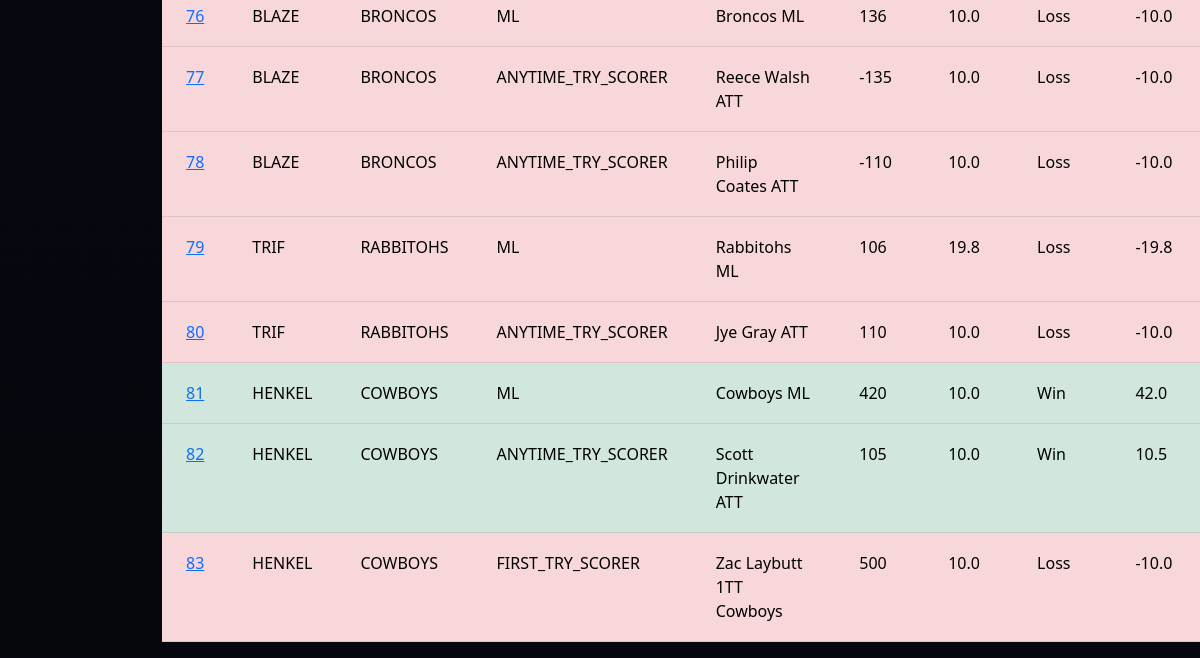
The app's page /transactions (lower part), older data.
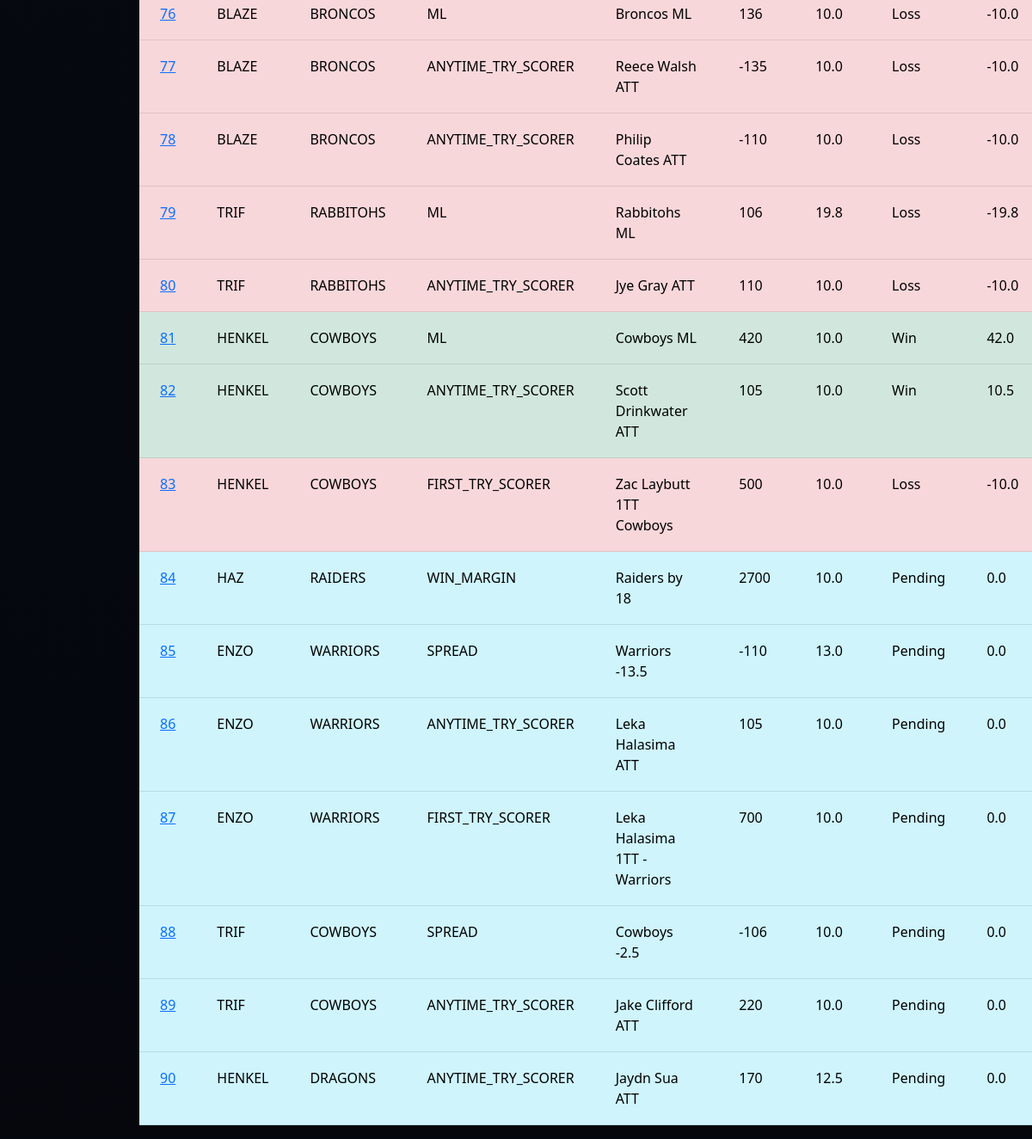
The same page, newer data.
### tables this page shows
CREATE TABLE Transactions (
                            ID INTEGER PRIMARY KEY AUTOINCREMENT,
                            PlayerID INTEGER,
                            Team TEXT,
                            BetType TEXT,
                            Description TEXT,
                            Odds INTEGER,
                            AmountBet REAL,
                            Status TEXT,
                            AmountWon REAL,
                            FOREIGN KEY(PlayerID) REFERENCES Players(ID)
                        );

CREATE TABLE Players (
                        ID INTEGER PRIMARY KEY AUTOINCREMENT,
                        Name TEXT,
                        BetsPlaced INTEGER,
                        SuccessRate REAL,
                        Bank REAL
                    );

### app.py (the view)
@app.route("/transactions")
def transactions():
    db = get_db(DB)
    data = db.execute("""
        SELECT Transactions.*, Players.Name
        FROM Transactions
        JOIN Players ON Players.ID = Transactions.PlayerID
    """).fetchall()
    return render_template("transactions.html", transactions=data)

### app.py (called while the page is built)
def get_db(DB):
    try:
        db = sqlite3.connect(DB)
        return db
    except sqlite3.Error as e:
        print(f"Error opening database: {e}")
        return None

### templates/transactions.html (shortened to what this page needs)
{% extends "base.html" %}
{% block content %}
<table class="table transaction-table">
    {% for p in transactions %}
    {% if p[7] == "Win" %}
    <tr class="table-success">
    {% elif p[7] == "Loss" %}
    <tr class="table-danger">
    {% elif p[7] == "Pending" %}
    <tr class="table-info">
    {% else %}
    <tr class="table-primary">
    {% endif %}
        <td>
            <a href="{{ url_for('player', id=p[0]) }}">
                {{ p[0] }}
            </a>
        </td>
        <td>{{ p[9] }}</td>
        <td>{{ p[2] }}</td>
        <td>{{ p[3] }}</td>
        <td>{{ p[4] }}</td>
        <td>{{ p[5] }}</td>
        <td>{{ p[6] }}</td>
        <td>{{ p[7] }}</td>
        <td>{{ p[8] }}</td>
    </tr>
    {% endfor %}
</table>
{% endblock %}

Row changes from the older to the newer data that the page shows:
added Transactions: ID "84", Name "HAZ", Team "RAIDERS", BetType "WIN_MARGIN", Description "Raiders by 18", Odds "2700", AmountBet "10.0", Status "Pending", AmountWon "0.0"
added Transactions: ID "85", Name "ENZO", Team "WARRIORS", BetType "SPREAD", Description "Warriors -13.5", Odds "-110", AmountBet "13.0", Status "Pending", AmountWon "0.0"
added Transactions: ID "86", Name "ENZO", Team "WARRIORS", BetType "ANYTIME_TRY_SCORER", Description "Leka Halasima ATT", Odds "105", AmountBet "10.0", Status "Pending", AmountWon "0.0"
added Transactions: ID "87", Name "ENZO", Team "WARRIORS", BetType "FIRST_TRY_SCORER", Description "Leka Halasima 1TT - Warriors", Odds "700", AmountBet "10.0", Status "Pending", AmountWon "0.0"
added Transactions: ID "88", Name "TRIF", Team "COWBOYS", BetType "SPREAD", Description "Cowboys -2.5", Odds "-106", AmountBet "10.0", Status "Pending", AmountWon "0.0"
added Transactions: ID "89", Name "TRIF", Team "COWBOYS", BetType "ANYTIME_TRY_SCORER", Description "Jake Clifford ATT", Odds "220", AmountBet "10.0", Status "Pending", AmountWon "0.0"
added Transactions: ID "90", Name "HENKEL", Team "DRAGONS", BetType "ANYTIME_TRY_SCORER", Description "Jaydn Sua ATT", Odds "170", AmountBet "12.5", Status "Pending", AmountWon "0.0"
